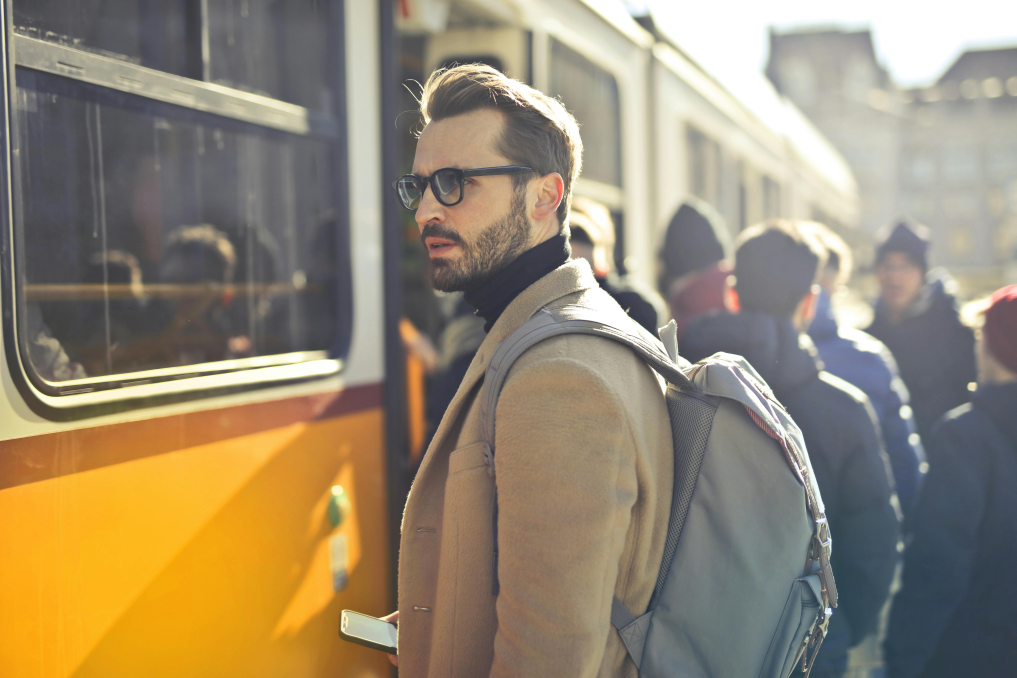
#> input picture assets/original.jpg, 6100 x 4067 px (shown at 1/6 size)
$ python vintager.py ../assets/original.jpg out.png
#> lines starting #> are read from the running program, lines starting #| are printed output that depends on the picture
#> in convert, im is the input picture: PIL image 6100x4067 RGB; mean R, G, B 150.2, 137, 114.4
from PIL import Image, ImageOps
import argparse
import numpy as np

VINTAGE_COLOR_LEVELS = {
    'r': np.array([0, 0, 0, 1, 1, 2, 3, 3, 3, 4, 4, 4, 5, 5, 5, 6, 6, 7, 7, 7, 7, 8, 8, 8, 9, 9, 9, 9, 10, 10, 10, 10, 11, 11, 12, 12, 12, 12, 13, 13, 13, 14, 14, 15, 15, 16, 16, 17, 17, 17, 18, 19, 19, 20, 21, 22, 22, 23, 24, 25, 26, 27, 28, 29, 30, 31, 32, 33, 34, 35, 36, 37, 39, 40, 41, 42, 44, 45, 47, 48, 49, 52, 54, 55, 57, 59, 60, 62, 65, 67, 69, 70, 72, 74, 77, 79, 81, 83, 86, 88, 90, 92, 94, 97, 99, 101, 103, 107, 109, 111, 112, 116, 118, 120, 124, 126, 127, 129, 133, 135, 136, 140, 142, 143, 145, 149, 150, 152, 155, 157, 159, 162, 163, 165, 167, 170, 171, 173, 176, 177, 178, 180, 183, 184, 185, 188, 189, 190, 192, 194, 195, 196, 198, 200, 201, 202, 203, 204, 206, 207, 208, 209, 211, 212, 213, 214, 215, 216, 218, 219, 219, 220, 221, 222, 223, 224, 225, 226, 227, 227, 228, 229, 229, 230, 231, 232, 232, 233, 234, 234, 235, 236, 236, 237, 238, 238, 239, 239, 240, 241, 241, 242, 242, 243, 244, 244, 245, 245, 245, 246, 247, 247, 248, 248, 249, 249, 249, 250, 251, 251, 252, 252, 252, 253, 254, 254, 254, 255, 255, 255, 255, 255, 255, 255, 255, 255, 255, 255, 255, 255, 255, 255, 255, 255, 255, 255, 255, 255, 255, 255, 255, 255, 255, 255, 255, 255]),
    'g' : np.array([0, 0, 1, 2, 2, 3, 5, 5, 6, 7, 8, 8, 10, 11, 11, 12, 13, 15, 15, 16, 17, 18, 18, 19, 21, 22, 22, 23, 24, 26, 26, 27, 28, 29, 31, 31, 32, 33, 34, 35, 35, 37, 38, 39, 40, 41, 43, 44, 44, 45, 46, 47, 48, 50, 51, 52, 53, 54, 56, 57, 58, 59, 60, 61, 63, 64, 65, 66, 67, 68, 69, 71, 72, 73, 74, 75, 76, 77, 79, 80, 81, 83, 84, 85, 86, 88, 89, 90, 92, 93, 94, 95, 96, 97, 100, 101, 102, 103, 105, 106, 107, 108, 109, 111, 113, 114, 115, 117, 118, 119, 120, 122, 123, 124, 126, 127, 128, 129, 131, 132, 133, 135, 136, 137, 138, 140, 141, 142, 144, 145, 146, 148, 149, 150, 151, 153, 154, 155, 157, 158, 159, 160, 162, 163, 164, 166, 167, 168, 169, 171, 172, 173, 174, 175, 176, 177, 178, 179, 181, 182, 183, 184, 186, 186, 187, 188, 189, 190, 192, 193, 194, 195, 195, 196, 197, 199, 200, 201, 202, 202, 203, 204, 205, 206, 207, 208, 208, 209, 210, 211, 212, 213, 214, 214, 215, 216, 217, 218, 219, 219, 220, 221, 222, 223, 223, 224, 225, 226, 226, 227, 228, 228, 229, 230, 231, 232, 232, 232, 233, 234, 235, 235, 236, 236, 237, 238, 238, 239, 239, 240, 240, 241, 242, 242, 242, 243, 244, 245, 245, 246, 246, 247, 247, 248, 249, 249, 249, 250, 251, 251, 252, 252, 252, 253, 254, 255]),
    'b' : np.array([53, 53, 53, 54, 54, 54, 55, 55, 55, 56, 57, 57, 57, 58, 58, 58, 59, 59, 59, 60, 61, 61, 61, 62, 62, 63, 63, 63, 64, 65, 65, 65, 66, 66, 67, 67, 67, 68, 69, 69, 69, 70, 70, 71, 71, 72, 73, 73, 73, 74, 74, 75, 75, 76, 77, 77, 78, 78, 79, 79, 80, 81, 81, 82, 82, 83, 83, 84, 85, 85, 86, 86, 87, 87, 88, 89, 89, 90, 90, 91, 91, 93, 93, 94, 94, 95, 95, 96, 97, 98, 98, 99, 99, 100, 101, 102, 102, 103, 104, 105, 105, 106, 106, 107, 108, 109, 109, 110, 111, 111, 112, 113, 114, 114, 115, 116, 117, 117, 118, 119, 119, 121, 121, 122, 122, 123, 124, 125, 126, 126, 127, 128, 129, 129, 130, 131, 132, 132, 133, 134, 134, 135, 136, 137, 137, 138, 139, 140, 140, 141, 142, 142, 143, 144, 145, 145, 146, 146, 148, 148, 149, 149, 150, 151, 152, 152, 153, 153, 154, 155, 156, 156, 157, 157, 158, 159, 160, 160, 161, 161, 162, 162, 163, 164, 164, 165, 165, 166, 166, 167, 168, 168, 169, 169, 170, 170, 171, 172, 172, 173, 173, 174, 174, 175, 176, 176, 177, 177, 177, 178, 178, 179, 180, 180, 181, 181, 181, 182, 182, 183, 184, 184, 184, 185, 185, 186, 186, 186, 187, 188, 188, 188, 189, 189, 189, 190, 190, 191, 191, 192, 192, 193, 193, 193, 194, 194, 194, 195, 196, 196, 196, 197, 197, 197, 198, 199])
    }

# [23 lines left out: function modify_all_pixels, not called in this run]

def vintage_colors(arr, color_map = VINTAGE_COLOR_LEVELS):
    """
    Apply vintage color mapping to the RGB channels of an image array.

    Args:
        arr (np.ndarray): The image array in RGB format.
        color_map (dict, optional): Dictionary mapping RGB channels to vintage color levels.

    Returns:
        np.ndarray: The modified image array with vintage color effects.
    """
    r, g, b = arr[:, :, 0], arr[:, :, 1], arr[:, :, 2]
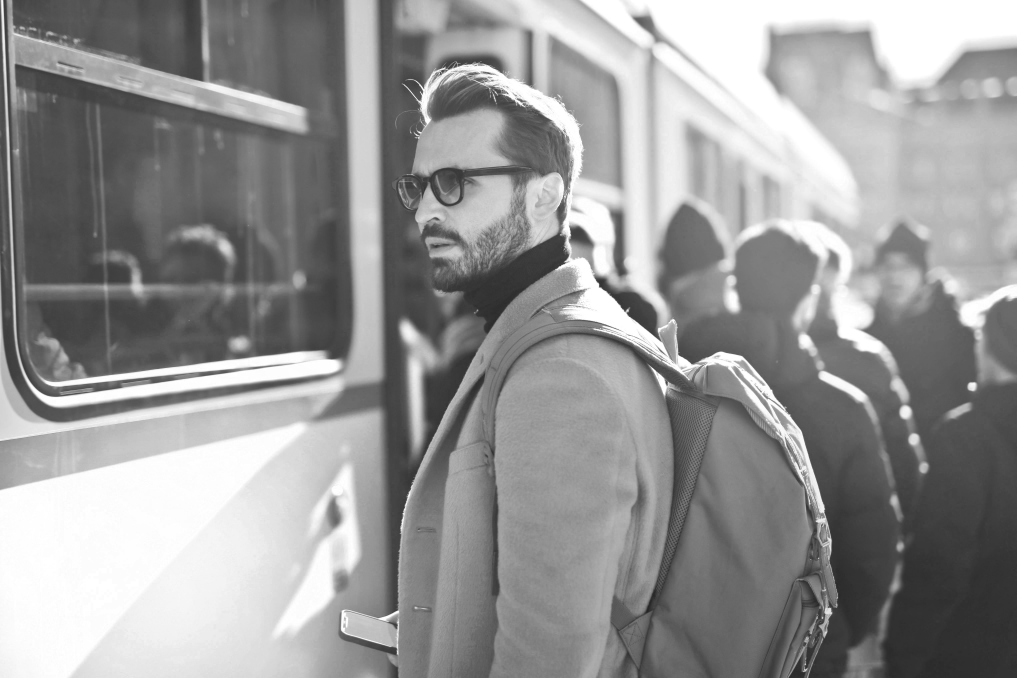
#> r: shape (4067, 6100) (shown at 1/6 size); min 34, max 255, mean 150.2
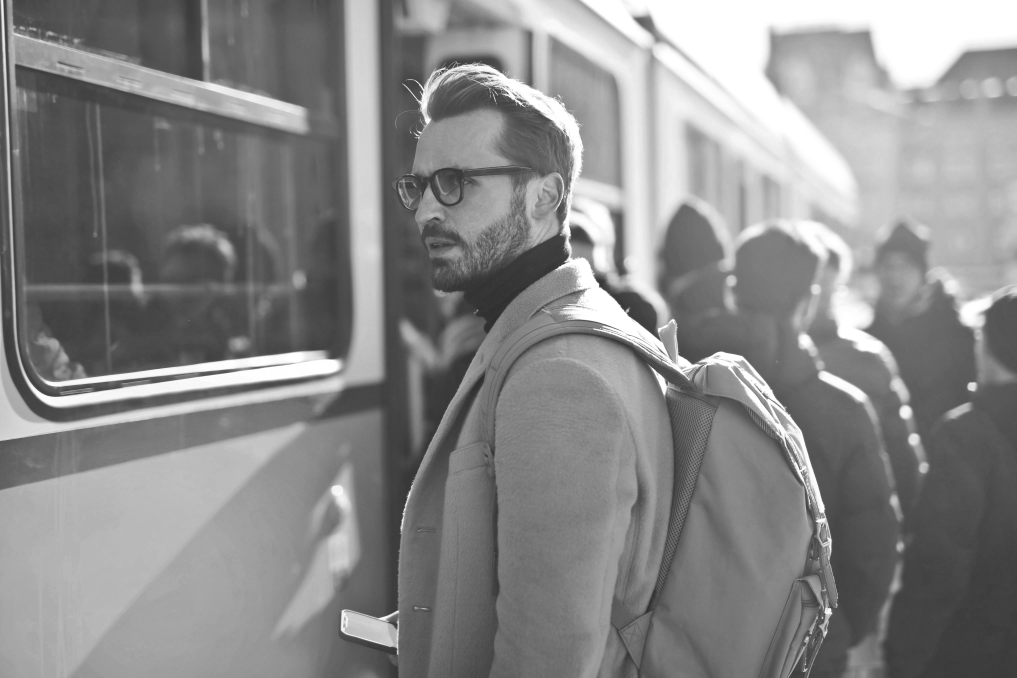
#> g: shape (4067, 6100) (shown at 1/6 size); min 33, max 255, mean 137
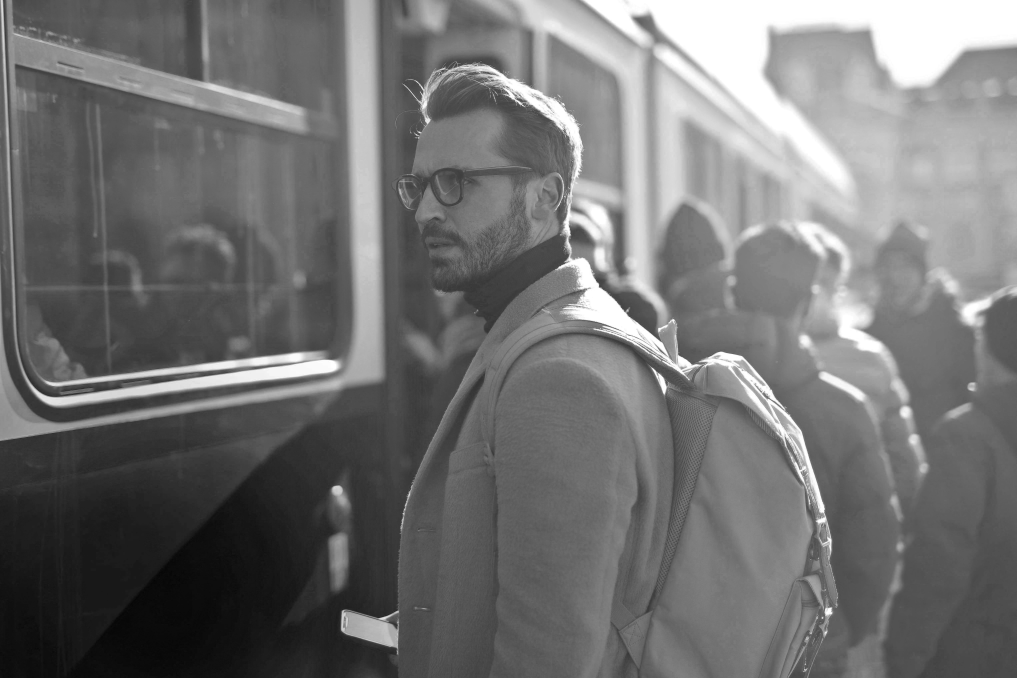
#> b: shape (4067, 6100) (shown at 1/6 size); min 0, max 255, mean 114.4
    arr[:, :, 0] = color_map['r'][r]
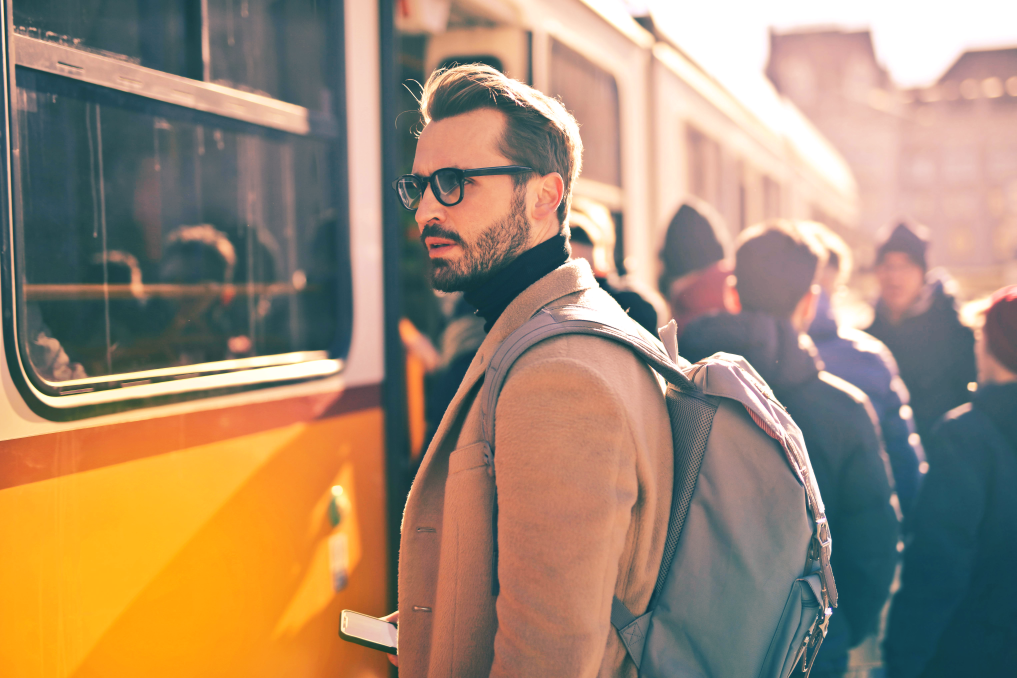
#> arr: shape (4067, 6100, 3) (shown at 1/6 size); mean R, G, B 160.7, 137, 114.4
    arr[:, :, 1] = color_map['g'][g]
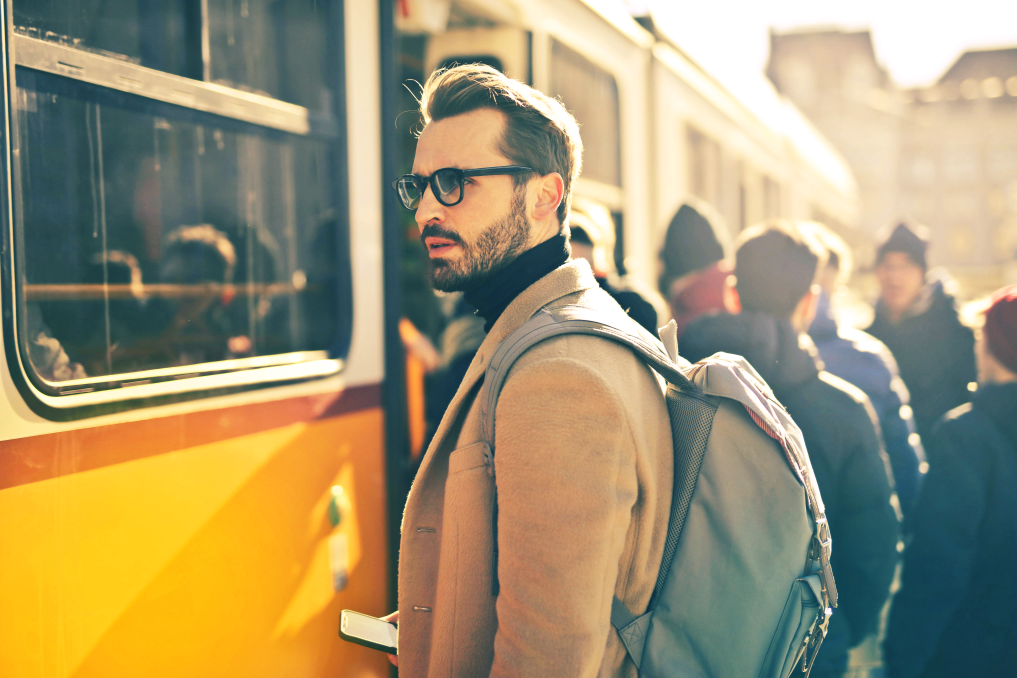
#> arr: shape (4067, 6100, 3) (shown at 1/6 size); mean R, G, B 160.7, 148.5, 114.4
    arr[:, :, 2] = color_map['b'][b]
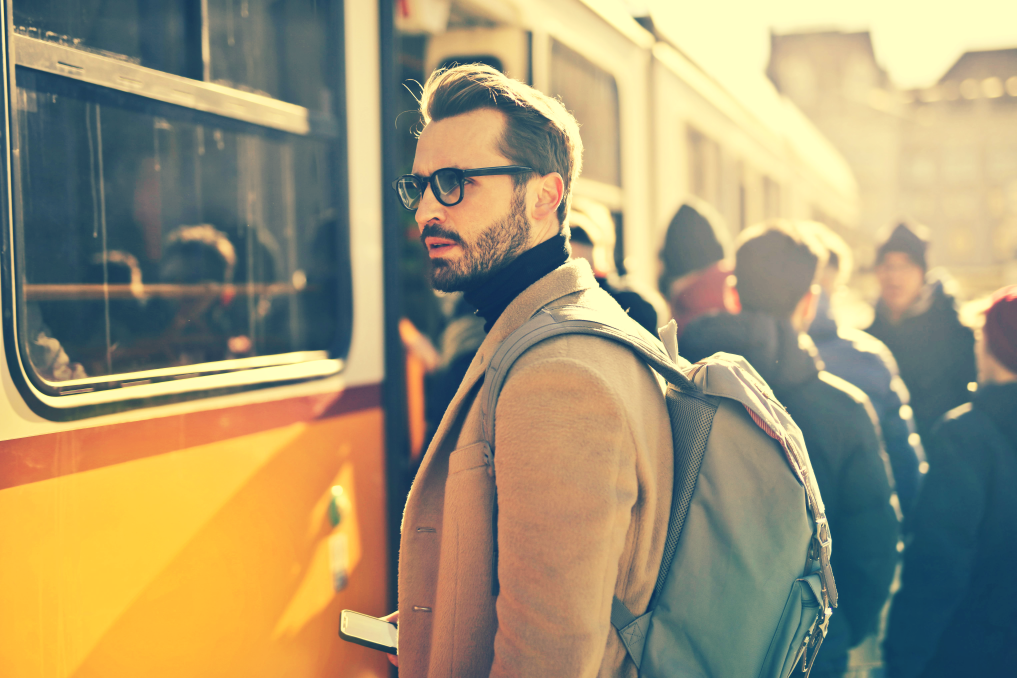
#> arr: shape (4067, 6100, 3) (shown at 1/6 size); mean R, G, B 160.7, 148.5, 115.9
    return arr

def add_grain(arr, noise_level=50):
    """
    Add noise (grain) to the image.

    Args:
        arr (np.ndarray): The image array to which noise will be added.
        noise_level (int, optional): The intensity of the grain noise to apply.

    Returns:
        np.ndarray: The image array with added noise.
    """
#> called with noise_level = 50
    noise = np.random.randint(-noise_level//2, noise_level//2, arr.shape[:2], dtype=np.int16)
    arr[:, :, 0:3] = np.clip(arr[:, :, 0:3] + noise[:, :, None], 0, 255)
    return arr

# [33 lines left out: functions to_black_and_white, adjust_contrast, apply_sepia_tone, not called in this run]


def convert(
        image_path: str,
        output_path: str = None,
        black_and_white: bool = False,
        high_contrast_black_and_white: bool = False,
        apply_sepia: bool = False,
        apply_vintage=True,
        apply_grain=True,
        noise_level=50
        ):
    """
    Convert an image to a vintage-styled image with optional effects like black and white, sepia, and grain.

    Args:
        image_path (str): Path to the input image.
        output_path (str): Path where the output image will be saved.
        high_contrast_black_and_white (bool, optional): Apply high contrast black and white effect. Default is False.
        apply_vintage (bool, optional): Apply vintage color effect. Default is True.
        apply_grain (bool, optional): Add grain to the image. Default is True.
        noise_level (int, optional): The noise intensity for the grain effect. Default is 50.

    Returns:
        PIL.Image: The converted image.
    """

    if high_contrast_black_and_white: # Yeap, same effect as using sepia with black and white
        black_and_white = True
        apply_sepia = True
    try:
        im = Image.open(image_path).convert("RGB")
    except Exception as e:
        print(f'Vintager error loading image: {e}')
        return

    arr = np.array(im, dtype=np.uint8)

    if apply_vintage:
        arr = vintage_colors(arr)
    if apply_grain:
        arr = add_grain(arr, noise_level)
    if apply_sepia:
        arr = apply_sepia_tone(arr, intensity=1, contrast=1.3)

    im = Image.fromarray(arr)

    if black_and_white:
        im = to_black_and_white(im)

    if output_path:
        im.save(output_path, optimize=True, quality=20)

    return im

def main():
    parser = argparse.ArgumentParser(description='Convert images to vintage style with various effects.')
    parser.add_argument('image_path', type=str, help='Path to the input image')
    parser.add_argument('output_path', type=str, help='Path to save the output image')
    parser.add_argument('--black_and_white', action='store_true', default=False, help='Apply black and white effect')
    parser.add_argument('--apply_sepia', action='store_true', default=False, help='Apply sepia effect')
    parser.add_argument('--high_contrast_black_and_white', action='store_true', help='Apply high contrast black and white effect')
    parser.add_argument('--apply_vintage', action='store_true', default= True, help='Apply vintage effect')
    parser.add_argument('--apply_grain', action='store_true', default= True, help='Add grain to the image')
    parser.add_argument('--noise_level', type=int, default=50, help='Intensity of grain effect')

    args = parser.parse_args()

    convert(args.image_path, args.output_path,
            black_and_white=args.black_and_white,
            high_contrast_black_and_white=args.high_contrast_black_and_white,
            apply_sepia=args.apply_sepia,
            apply_vintage=args.apply_vintage,
            apply_grain=args.apply_grain,
            noise_level=args.noise_level
            )

if __name__ == '__main__':
    main()
